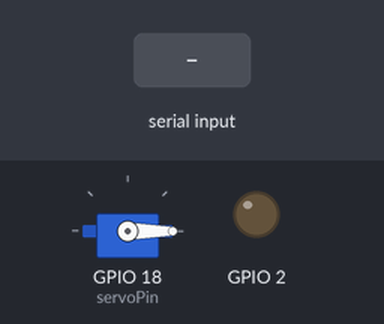
A sketch run on a simulated ESP32. On the bench: servo, output pins drawn as LEDs (lit = HIGH). The test bench sets the inputs (shaded band).

Above: at 4.8 s.
4.9 s: "90,45\n" received over Serial
At 7.8 s:
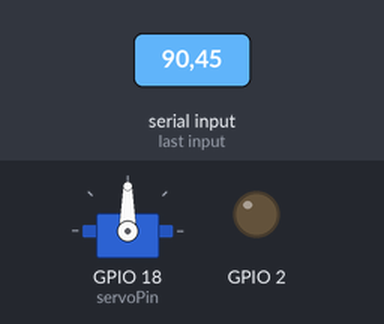
12.5 s: "30,150\n" received over Serial
At 16.0 s:
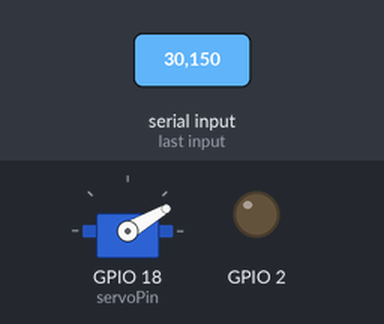
19.5 s: "200\n" received over Serial
At 23.0 s:
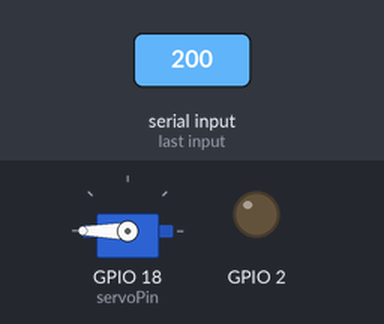
27.1 s: "90\n" received over Serial
Timing chart, 0 to 32.7 s (numbered marks = the images above; inputs shaded):
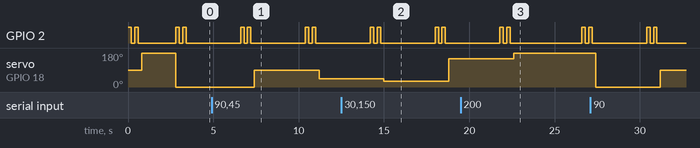

Measured:
- after the input at 4.9 s, GPIO 2: LOW → HIGH after 1.7 s, → LOW 0.20 s later, → HIGH 0.20 s later, → LOW 0.20 s later, … (8 changes in this stretch); servo on GPIO 18 (servoPin): 0° → 90° after 2.5 s, → 45° 3.8 s later
- after the input at 12.5 s, servo on GPIO 18 (servoPin): 45° → 30° after 2.5 s, → 150° 3.8 s later
- after the input at 19.5 s, servo on GPIO 18 (servoPin): 150° → 180° after 3.1 s

The sketch:

sservo_esp.ino
```cpp
#include <ESP32Servo.h>

Servo myServo;
int servoPin = 18;

void blinkLED(){
  digitalWrite(2,HIGH);
  delay(200);
  digitalWrite(2,LOW);
  delay(200);
  digitalWrite(2,HIGH);
  delay(200);
  digitalWrite(2,LOW);
  delay(200);
}

void setup(){

  myServo.attach(servoPin);
  pinMode(2,OUTPUT);

  blinkLED();

  myServo.write(180);
  delay(2000);
  myServo.write(0);

  blinkLED();

  Serial.begin(115200);
}


void loop(){
  if(Serial.available()){
    int angle = Serial.parseInt();
    blinkLED();
    myServo.write(angle);
  }
  delay(3000);
}
```
